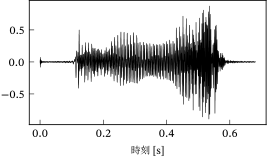

This figure's Python source:
from pathlib import PurePath

import matplotlib.pyplot as plt
import numpy as np
from scipy.io import wavfile

plt.style.use(["sigproc", "sigproc-wide"])

filename = "common_voice_ja_23919598.wav"
samplerate, data = wavfile.read(str(PurePath(__file__).parent / filename))

duration = data.shape[0] / samplerate
t = np.linspace(0, duration, num=data.shape[0])

fig, ax = plt.subplots()
ax.plot(t, data / 32767, lw=0.4)
ax.set_xlabel("時刻 [s]")
fig.savefig(str(PurePath(__file__).parent / (PurePath(__file__).stem + ".pdf")))
